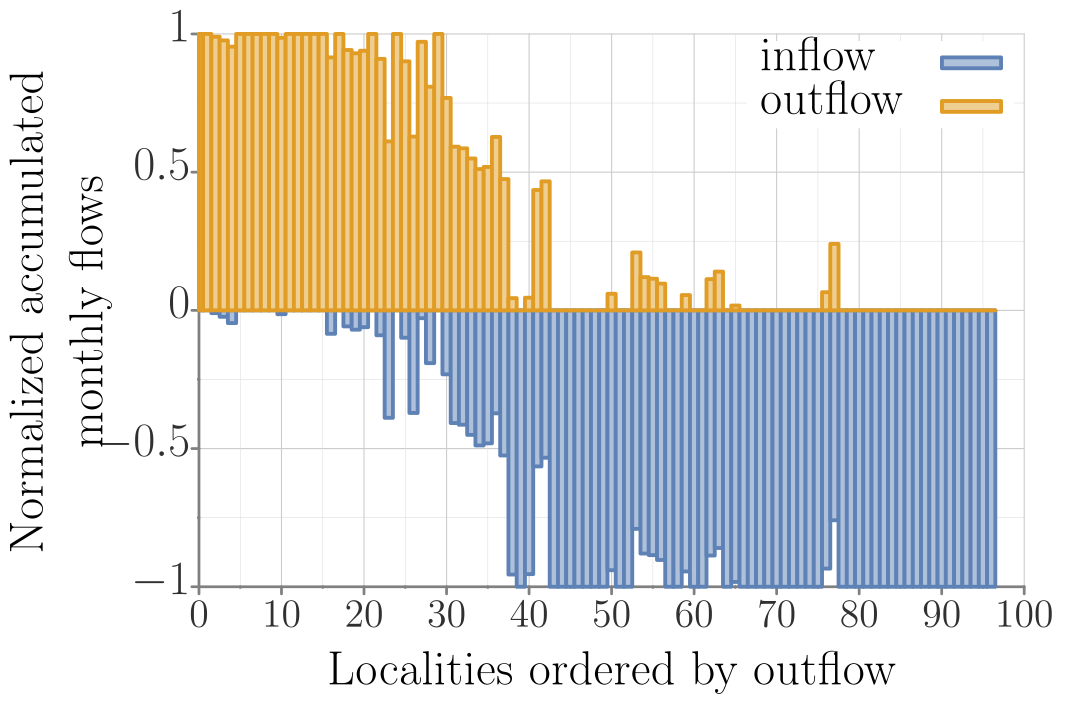

Recreate this plot in gnuplot.
##### terminal
set term tikz standalone size 12.5cm,8.75cm font ",14" gparrows scale 2,2 textscale 2
set datafile separator ','

##### output
set output 'monthly_in_out_flows_precip1_b0_k500.tex'

##### bg: bg color, axes, grid, tics
##### http://www.colourlovers.com/palette/268142/Danger_Mouse
Danger='#F84934'; # red
Shoes='#4D5E5F'; # grey
##### Rand Olson
roBlue='#1F77B4';
roRed='#D62728';
# border
set style line 21 lt 1 lc rgb '#808080' 
set border 3 back ls 21 lw 5
# grid
set style line 22 lt 2 lc rgb '#CCCCCC' lw 2
set style line 23 lt 2 lc rgb '#DDDDDD' lw 1
set grid xtics mxtics ytics mytics back ls 22, ls 23
# tics
set tics textcolor rgb '#303030'
set tics nomirror out scale 1,.1
set mxtics 2
set mytics 2

##### load default linestyles
set style increment user
# taken care of in terminal
do for [i=1:15] { set style line i lt 1 lw 7 }

##### line colors
# mathematica default
DarkBlue= '#5e82b5'
Orange=   '#e09c24'
Green=    '#8fb030'
Red=      '#eb634f'
Purple=   '#8778b3'
Brown=    '#c46e1a'
LightBlue='#5c9ec7'
Yellow=   '#FDBF6F'
MATHEMATICA="#5e82b5 #e09c24 #8fb030 #eb634f #8778b3 #c46e1a #5c9ec7 #FDBF6F"
do for[i=1:8] {set style line i lc rgb word(MATHEMATICA,i)}
####

##### data style
set style data lines

# NOTE: offsets should be a function of font sizes
##### key
set key t l Left spacing 2 width 5 opaque font ",18"

##### tics (note that tics are also set in theme)
set xtics font ",18" offset 0,.2
set ytics font ",18" offset 1.5,0

##### plot
set title font ",18" "" offset -3,.3
set xlabel "Localities ordered by outflow" offset 0,0 font ",18"
set ylabel "\\parbox{7cm}{\\centering Normalized accumulated monthly flows}" offset -2,0 font ",18"


set notitle;        set key t r width 7;        set ytics offset 2,0;        set xtics offset 0,-.5;        set xlabel offset 0,.4;        set ylabel offset -4,0;        set xtics font ",15";

plot "../results/props_flows_precip1_b0_k500.csv" u 4 w boxes fs solid .5 ls 1 t "inflow","../results/props_flows_precip1_b0_k500.csv" u 5 w boxes fs solid .5 ls 2 t "outflow";
